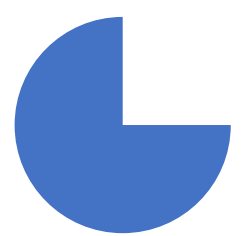
#> input picture templates/3_4circle.png, 243 x 236 px
$ python -i PW2symboldetection.py   (imports and definitions only)
#> lines starting #> are read from the running program, lines starting #| are printed output that depends on the picture; after the words box and inside, x2 and y2 are one past the last pixel; in counts of white or black regions, pixels touching at a corner belong together
import time
import os
import cv2
import numpy as np
from picamera2 import Picamera2

# ---------------- Camera setup ----------------
# [1 line that did not run here, left out]
# [1 line that did not run here, left out]
# [1 line that did not run here, left out]
# [5 lines not run here, left out]

# ================= LINE FOLLOW SETTINGS =================
THRESH_LINE = 90
ROI_START = 0.60
kernel5 = np.ones((5, 5), np.uint8)

# ================= TEMPLATE SAVE SETTINGS =================
SAVE_DIR = "templates"
# [1 line not run here, left out]

# ================= IMPROVED SYMBOL DETECTION =================
# [33 lines left out: function preprocess_template, not called in this run]


def load_templates():
    tpls = {}
    for f in sorted(os.listdir(SAVE_DIR)):
        if f.lower().endswith(".png"):
            path = os.path.join(SAVE_DIR, f)
            img = cv2.imread(path, cv2.IMREAD_GRAYSCALE)
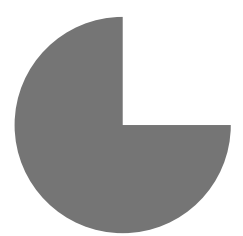
#> img: shape (236, 243); min 117, max 255, mean 188.7
            if img is not None:
                tpls[f] = img
#> pass 2 of the loop in load_templates, `for f in sorted(os.listdir(SAVE_DIR)):`:
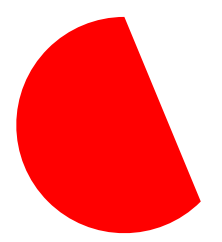
#> input picture templates/circular_segment.png, 222 x 242 px
#> in load_templates, `img = cv2.imread(path, cv2.IMREAD_GRAYSCALE)`:
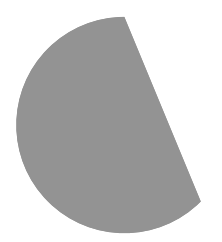
#> img: shape (242, 222); min 147, max 255, mean 200.4
#> pass 3 of the loop in load_templates, `for f in sorted(os.listdir(SAVE_DIR)):`:
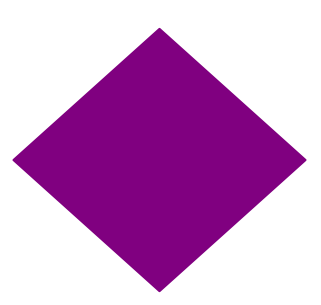
#> input picture templates/diamond.png, 321 x 305 px
#> in load_templates, `img = cv2.imread(path, cv2.IMREAD_GRAYSCALE)`:
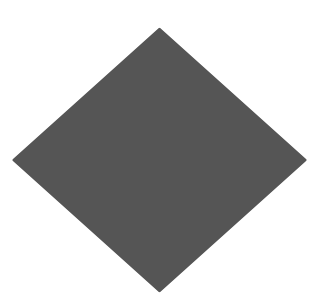
#> img: shape (305, 321); min 85, max 255, mean 187
    return tpls


templates = load_templates()
#> templates = 3 items
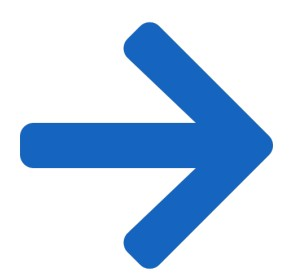
#> input picture blue_arrow_right.jpg, 301 x 280 px
# [1 line not run here, left out]

MATCH_THRESH = 0.73
COOLDOWN = 1.0
last_print = 0.0

# ================= SYMBOL DETECTION =================
def detect_and_crop_symbol(frame_rgb):
    H, W, _ = frame_rgb.shape
#> H = 280; W = 301
    roi_bottom = int(H * ROI_START)
#> roi_bottom = 168
    roi = frame_rgb[0:roi_bottom, :]
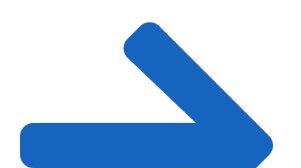
#> roi: shape (168, 301, 3); mean R, G, B 178.2, 204, 233.5

    gray = cv2.cvtColor(roi, cv2.COLOR_RGB2GRAY)
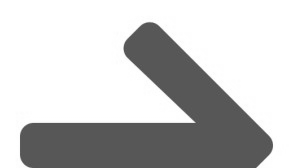
#> gray: shape (168, 301); min 77, max 255, mean 199.7
    blur = cv2.GaussianBlur(gray, (7, 7), 0)
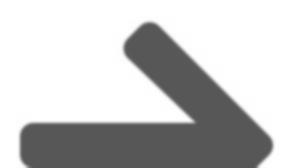
#> blur: shape (168, 301); min 87, max 255, mean 199.7

    bin_inv = cv2.adaptiveThreshold(
        blur,
        255,
        cv2.ADAPTIVE_THRESH_GAUSSIAN_C,
        cv2.THRESH_BINARY_INV,
        81,
        8,
    )
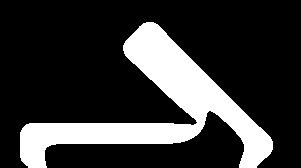
#> bin_inv: shape (168, 301); 21.4% white; 1 white region, box (x1, y1, x2, y2) and area: (20, 22, 273, 168) 10801

    k = np.ones((5, 5), np.uint8)
    bin_inv = cv2.morphologyEx(bin_inv, cv2.MORPH_OPEN, k)
#> bin_inv: shape (168, 301); 21.4% white; 1 white region, box (x1, y1, x2, y2) and area: (20, 22, 273, 168) 10799
    bin_inv = cv2.morphologyEx(bin_inv, cv2.MORPH_CLOSE, k)
#> bin_inv: shape (168, 301); 21.4% white; 1 white region

    contours, _ = cv2.findContours(
        bin_inv,
        cv2.RETR_LIST,
        cv2.CHAIN_APPROX_SIMPLE,
    )
#> contours = 1 contour; box (x1, y1, x2, y2) and area: (20, 22, 273, 168) 10428

    if not contours:
        return None, None, bin_inv, None

    valid_contours = []

    for c in contours:
        area = cv2.contourArea(c)

        if 1000 < area < (W * roi_bottom * 0.6):
            x, y, w, h = cv2.boundingRect(c)
            margin = 5

            if (
                x > margin
                and y > margin
                and (x + w) < (W - margin)
                and (y + h) < (roi_bottom - margin)
            ):
                if 0.25 < (w / float(h)) < 4.0:
                    hull = cv2.convexHull(c)
                    hull_area = cv2.contourArea(hull)

                    if hull_area > 0:
                        solidity = area / hull_area

                        if solidity > 0.35:
                            valid_contours.append(c)
#> this loop made 1 pass
#> (area, x, y, w, h, margin) on pass 1: (10428, 20, 22, 253, 146, 5)
#> after the loop, valid_contours = []

    if not valid_contours:
        return None, None, bin_inv, None

    c = max(valid_contours, key=cv2.contourArea)
    x, y, w, h = cv2.boundingRect(c)

    pad = 12
    rx0 = max(0, x - pad)
    ry0 = max(0, y - pad)
    rx1 = min(W, x + w + pad)
    ry1 = min(roi_bottom, y + h + pad)

    crop_gray = gray[ry0:ry1, rx0:rx1]
    symbol_box_full = (rx0, ry0, rx1, ry1)

    return crop_gray, symbol_box_full, bin_inv, c


# ================= GEOMETRY CLASSIFIER =================
# [69 lines left out: functions _order_pts, _side_lengths, classify_geometry_from_contour, not called in this run]


# ================= MAIN LOOP =================
# [163 lines not run here, left out]

>>> import cv2
>>> picture = cv2.cvtColor(cv2.imread('blue_arrow_right.jpg'), cv2.COLOR_BGR2RGB)
>>> result = detect_and_crop_symbol(picture)
